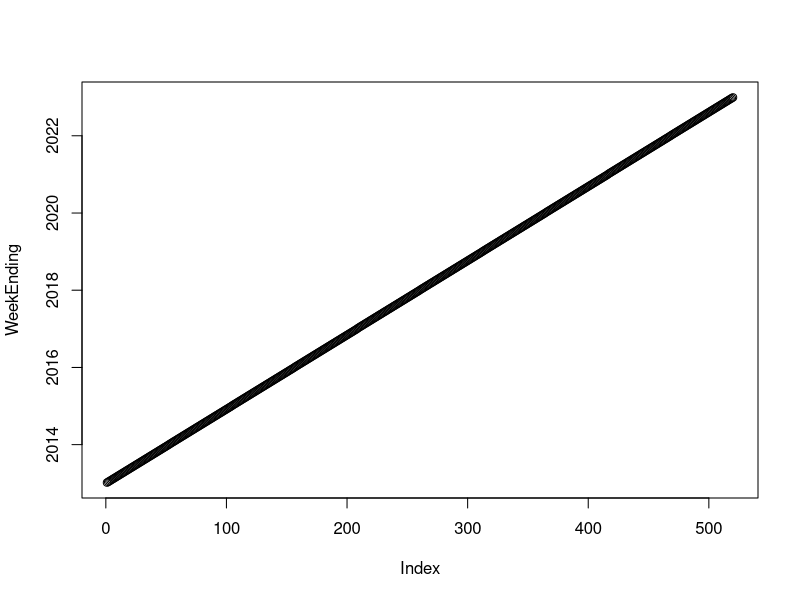
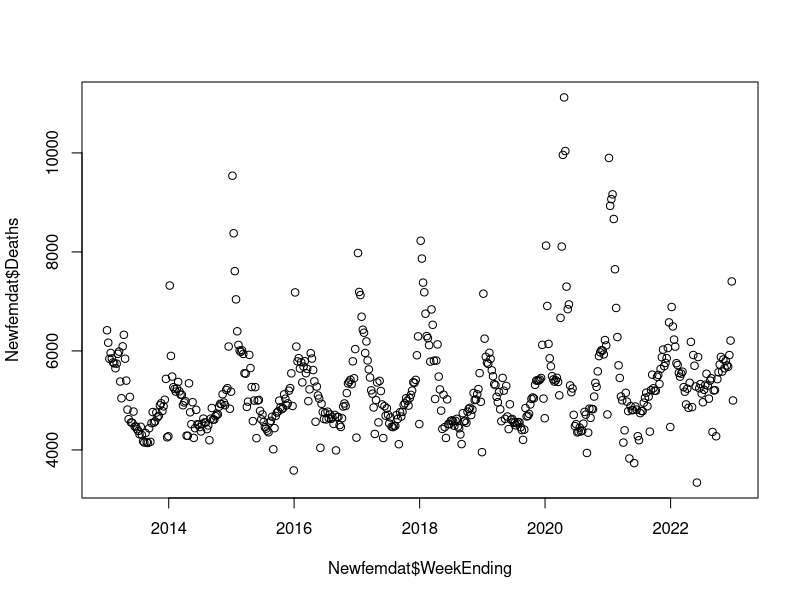
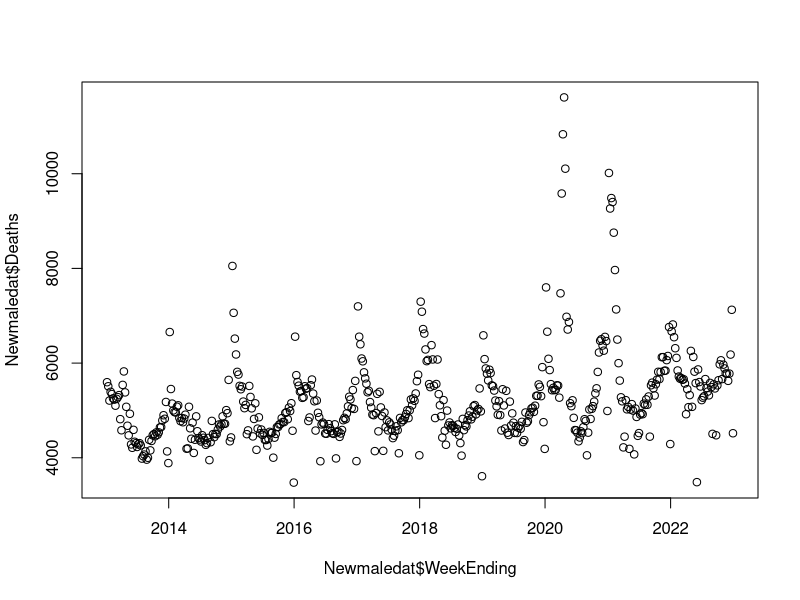
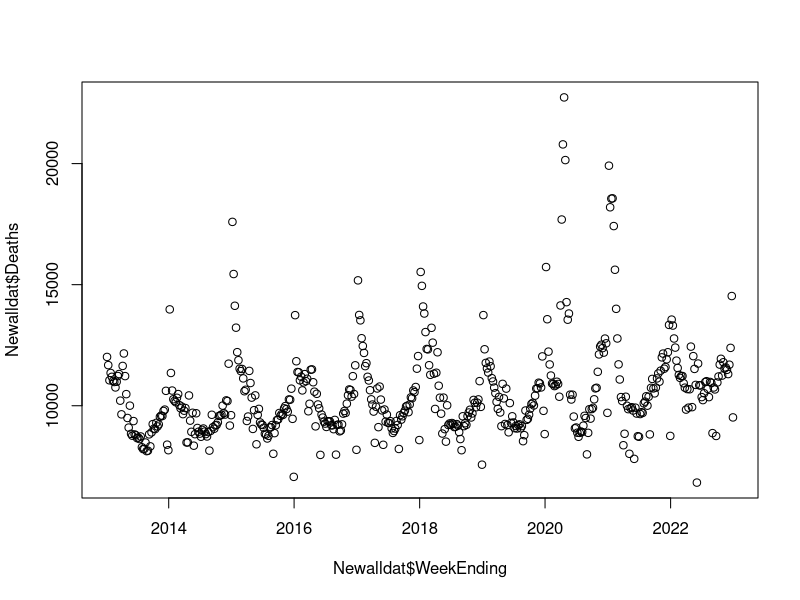

Write R code to recreate these figures, in order.
library(tidyverse)
library(readxl)
library(lubridate)

### ENGLAND AND WALES ##########################################################

deathdat <- read_excel("Deaths EW unprocessed.xlsx")

# Splitting into male, female and all to make life easier.
femdat <- filter(deathdat, Gender == "Female")
maledat <- filter(deathdat, Gender == "Male")
alldat <- filter(deathdat, Gender == "All")
colnames(femdat) <- c("Year", "Gender", "WeekNumber", "WeekEnding", "Deaths")
colnames(maledat) <- c("Year", "Gender", "WeekNumber", "WeekEnding", "Deaths")
colnames(alldat) <- c("Year", "Gender", "WeekNumber", "WeekEnding", "Deaths")

# Putting dates into as.date format and adding a column of cumulative deaths
femdat$WeekEnding <- as.Date(femdat$WeekEnding)
femdat$CumulativeDeaths <- cumsum(femdat$Deaths)
maledat$WeekEnding <- as.Date(maledat$WeekEnding)
maledat$CumulativeDeaths <- cumsum(maledat$Deaths)
alldat$WeekEnding <- as.Date(alldat$WeekEnding)
alldat$CumulativeDeaths <- cumsum(alldat$Deaths)

# Creating a list of week end-dates from Jan 7th 2013 to Dec 26th 2022
yearlist <- ymd('2013-01-07') + years(seq(0, 9)) #List of th 10 years
yearlist <- sort(rep(yearlist, 52)) # Repeat each year 52 times
list <- rep(seq(0, 51), 10) # 1,2,3,...,52,1,2,3...,52,... ten times
WeekEnding <- yearlist + days(7*list)

### CREATING NEW DATASET #########################################################

# Fitting the spline function to the cumulative deaths with original dates.
interpolate <- splinefun(femdat$WeekEnding, femdat$CumulativeDeaths,
                         method="hyman")

# Creating a new dataframe with the correct dates.
Newfemdat <- data.frame(WeekEnding)

# Finding the interpolated number of deaths for the new week end-dates.
Newfemdat$CumulativeDeaths <- interpolate(WeekEnding)

# In the original dataset we know that 6243 women died in the week-ending January
# 4th. This means roughly 3567.43 died Jan 1st-4th inclusive (assuming deaths are
# uniformly distributed across each week).

# In terms of cumulative deaths this means 6243 had died by Jan 4th and 12893 by
# Jan 11th

# We interpolate these points to get the cumulative number of deaths by Jan 7th
# which is 9259 (which makes sense because it's between 6243 and 12893). 15425 
# had died by Jan 14th and so on.

# If we do diff(9259, 15425, .....) we lose the number of people who died in the
# first week (just like how diff(2,5,6) = (3, 1)). Simon recommended we put a 0 
# at the start of the cumulative deaths to fix this however (according to the
# spline function) there aren't actually 0 deaths at the start of January (Anna
# draw a wee graph for yourself if you forget how this work).

# Manually calculating how many deaths actually happened in the first week of Jan

num <- ((femdat$Deaths[1] / 7)*4) + ((femdat$Deaths[2] / 7)*3)
Newfemdat$Deaths <- append(num, diff(Newfemdat$CumulativeDeaths))

###

interpolate <- splinefun(maledat$WeekEnding, maledat$CumulativeDeaths,
                         method="hyman")

Newmaledat <- data.frame(WeekEnding)
Newmaledat$CumulativeDeaths <- interpolate(WeekEnding)

num <- ((maledat$Deaths[1] / 7)*4) + ((maledat$Deaths[2] / 7)*3)
Newmaledat$Deaths <- append(num, diff(Newmaledat$CumulativeDeaths))

###

interpolate <- splinefun(alldat$WeekEnding, alldat$CumulativeDeaths,
                         method="hyman")

Newalldat <- data.frame(WeekEnding)
Newalldat$CumulativeDeaths <- interpolate(WeekEnding)

num <- ((alldat$Deaths[1] / 7)*4) + ((alldat$Deaths[2] / 7)*3)
Newalldat$Deaths <- append(num, diff(Newalldat$CumulativeDeaths))

### PUTTING THEM BACK TOGETHER #################################################

Newmaledat$Gender <- rep("Male", nrow(Newmaledat))
Newfemdat$Gender <- rep("Female", nrow(Newfemdat))
Newalldat$Gender <- rep("All", nrow(Newalldat))

data <- rbind(Newalldat, Newfemdat, Newmaledat)
data$Year <- year(data$WeekEnding)
# data$WeekNumber <- week(data$WeekEnding) This isn't useful since weeks always
# start on different days.

### CHECKING ###################################################################

plot(WeekEnding) # Nice straight line with no funny business
WeekEnding # Start and end-dates are within the rang of the original dataset

# Deaths are of the right order of magnitude at different times of the year
# Spikes are in the right place which is nice
plot(Newfemdat$WeekEnding, Newfemdat$Deaths) 
plot(Newmaledat$WeekEnding, Newmaledat$Deaths)
plot(Newalldat$WeekEnding, Newalldat$Deaths)

### SAVING #####################################################################
write.csv(data, file = "Deaths EW final.csv")






### SCOTLAND ######

# The dates are already correct for this data so the code just deletes the 
# unneccessary data and puts it into the correct format.

deathdat <- read_excel("Deaths S unprocessed.xlsx", skip = 2)
deathdat <- deathdat[-c(54:62), -c(2:40, 51, 52)]
colnames(deathdat) <- c("WeekNumber", "y2013", "y2014", "y2015", "y2016", "y2017", "y2018", "y2019", "y2020", "y2021", "y2022")
deathdat$y2021 <- as.numeric(deathdat$y2021)
deathdat$y2022 <- as.numeric(deathdat$y2022)
deathdat$WeekNumber <- 1:53
deathdat[53, 10] <- 0
deathdat[53, 11] <- 0
deathdat[1, ] <- deathdat[1, ] + deathdat[53, ]
deathdat[1,1] <- 1
deathdat <- deathdat[-53, ]
deathdat <- pivot_longer(deathdat, cols=colnames(deathdat)[-1])
colnames(deathdat) <- c("WeekNumber", "Year", "Deaths")
WeekEnding <- ymd(20120101) + years(1:10)
WeekEnding <- rep(WeekEnding, 52)
thing <- WeekEnding + weeks(rep(1:52, each = 10))
thing <- thing - rep(days(1), 520)
deathdat$WeekEnding <- thing
deathdat$Year <- rep(2013:2022, times=52)
deathdat$Gender <- rep("All", times = 520)

write.csv(deathdat, file = "Deaths S final.csv")





### Northern Ireland ###########################################################

# This is the same process as England and Wales but without the separation by 
# gender.
data <- read_excel("Deaths NI unprocessed.xlsx", sheet = "MySheet")

data$WeekEnding <- as.Date(data$WeekEnding)
data$CumulativeDeaths <- cumsum(data$Deaths)

yearlist <- ymd('2013-01-07') + years(seq(0, 9)) #List of th 10 years
yearlist <- sort(rep(yearlist, 52)) # Repeat each year 52 times
list <- rep(seq(0, 51), 10) # 1,2,3,...,52,1,2,3...,52,... ten times
WeekEnding <- yearlist + days(7*list)

interpolate <- splinefun(data$WeekEnding, data$CumulativeDeaths,
                         method="hyman")

NewData <- data.frame(WeekEnding)

NewData$CumulativeDeaths <- interpolate(WeekEnding)

num <- ((data$Deaths[1] / 7)*4) + ((data$Deaths[2] / 7)*3)
NewData$Deaths <- append(num, diff(NewData$CumulativeDeaths))

NewData$Gender <- rep("All", nrow(NewData))
NewData$WeekNumber <- week(NewData$WeekEnding)
NewData <- NewData[, -2]
NewData$Year <- year(WeekEnding)

write.csv(NewData, file = "Deaths NI final.csv")
